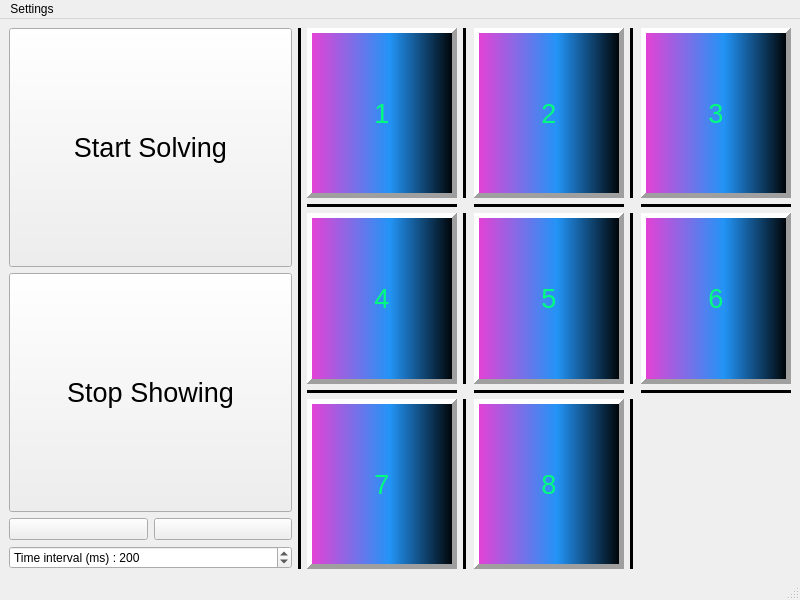
<?xml version="1.0" encoding="UTF-8"?>
<ui version="4.0">
 <class>MainWindow</class>
 <widget class="QMainWindow" name="MainWindow">
  <property name="geometry">
   <rect>
    <x>0</x>
    <y>0</y>
    <width>800</width>
    <height>600</height>
   </rect>
  </property>
  <property name="sizePolicy">
   <sizepolicy hsizetype="Fixed" vsizetype="Fixed">
    <horstretch>0</horstretch>
    <verstretch>0</verstretch>
   </sizepolicy>
  </property>
  <property name="minimumSize">
   <size>
    <width>800</width>
    <height>600</height>
   </size>
  </property>
  <property name="maximumSize">
   <size>
    <width>800</width>
    <height>600</height>
   </size>
  </property>
  <property name="windowTitle">
   <string>MainWindow</string>
  </property>
  <property name="styleSheet">
   <string notr="true"/>
  </property>
  <widget class="QWidget" name="centralwidget">
   <property name="sizePolicy">
    <sizepolicy hsizetype="Fixed" vsizetype="Fixed">
     <horstretch>0</horstretch>
     <verstretch>0</verstretch>
    </sizepolicy>
   </property>
   <property name="minimumSize">
    <size>
     <width>800</width>
     <height>549</height>
    </size>
   </property>
   <layout class="QHBoxLayout" name="horizontalLayout_2">
    <item>
     <layout class="QVBoxLayout" name="verticalLayout">
      <item>
       <widget class="QPushButton" name="startButton">
        <property name="sizePolicy">
         <sizepolicy hsizetype="Expanding" vsizetype="Expanding">
          <horstretch>0</horstretch>
          <verstretch>0</verstretch>
         </sizepolicy>
        </property>
        <property name="font">
         <font>
          <family>Arial</family>
          <pointsize>20</pointsize>
         </font>
        </property>
        <property name="cursor">
         <cursorShape>PointingHandCursor</cursorShape>
        </property>
        <property name="styleSheet">
         <string notr="true"/>
        </property>
        <property name="text">
         <string>Start Solving</string>
        </property>
        <property name="autoDefault">
         <bool>false</bool>
        </property>
        <property name="default">
         <bool>false</bool>
        </property>
        <property name="flat">
         <bool>false</bool>
        </property>
       </widget>
      </item>
      <item>
       <widget class="QPushButton" name="stopButton">
        <property name="sizePolicy">
         <sizepolicy hsizetype="Expanding" vsizetype="Expanding">
          <horstretch>0</horstretch>
          <verstretch>0</verstretch>
         </sizepolicy>
        </property>
        <property name="font">
         <font>
          <family>Arial</family>
          <pointsize>20</pointsize>
         </font>
        </property>
        <property name="cursor">
         <cursorShape>PointingHandCursor</cursorShape>
        </property>
        <property name="text">
         <string>Stop Showing</string>
        </property>
       </widget>
      </item>
      <item>
       <layout class="QHBoxLayout" name="horizontalLayout">
        <item>
         <widget class="QPushButton" name="leftButton">
          <property name="text">
           <string/>
          </property>
          <property name="icon">
           <iconset resource="resources.qrc">
            <normaloff>:/Resources/Left.png</normaloff>:/Resources/Left.png</iconset>
          </property>
          <property name="iconSize">
           <size>
            <width>100</width>
            <height>100</height>
           </size>
          </property>
         </widget>
        </item>
        <item>
         <widget class="QPushButton" name="rightButton">
          <property name="text">
           <string/>
          </property>
          <property name="icon">
           <iconset resource="resources.qrc">
            <normaloff>:/Resources/Right.png</normaloff>:/Resources/Right.png</iconset>
          </property>
          <property name="iconSize">
           <size>
            <width>100</width>
            <height>100</height>
           </size>
          </property>
         </widget>
        </item>
       </layout>
      </item>
      <item>
       <widget class="QSpinBox" name="spinBox">
        <property name="showGroupSeparator" stdset="0">
         <bool>false</bool>
        </property>
        <property name="suffix">
         <string/>
        </property>
        <property name="prefix">
         <string>Time interval (ms) : </string>
        </property>
        <property name="maximum">
         <number>5000</number>
        </property>
        <property name="value">
         <number>200</number>
        </property>
       </widget>
      </item>
     </layout>
    </item>
    <item>
     <widget class="Line" name="line">
      <property name="frameShadow">
       <enum>QFrame::Plain</enum>
      </property>
      <property name="lineWidth">
       <number>10</number>
      </property>
      <property name="orientation">
       <enum>Qt::Vertical</enum>
      </property>
     </widget>
    </item>
    <item>
     <layout class="QGridLayout" name="gridLayout" columnminimumwidth="150,5,150,5,150">
      <property name="sizeConstraint">
       <enum>QLayout::SetDefaultConstraint</enum>
      </property>
      <item row="2" column="0">
       <widget class="QLabel" name="puzzleTile_4">
        <property name="sizePolicy">
         <sizepolicy hsizetype="Expanding" vsizetype="Expanding">
          <horstretch>0</horstretch>
          <verstretch>0</verstretch>
         </sizepolicy>
        </property>
        <property name="font">
         <font>
          <family>Arial</family>
          <pointsize>20</pointsize>
         </font>
        </property>
        <property name="cursor">
         <cursorShape>ForbiddenCursor</cursorShape>
        </property>
        <property name="autoFillBackground">
         <bool>false</bool>
        </property>
        <property name="styleSheet">
         <string notr="true">background-color: qlineargradient(spread:pad, x1:0, y1:0, x2:1, y2:0, stop:0.00497512 rgba(238, 62, 212, 255), stop:0.552239 rgba(34, 148, 246, 255), stop:0.98 rgba(0, 0, 0, 255), stop:1 rgba(0, 0, 0, 0));
color: rgb(0, 255, 127);
</string>
        </property>
        <property name="frameShape">
         <enum>QFrame::Panel</enum>
        </property>
        <property name="frameShadow">
         <enum>QFrame::Raised</enum>
        </property>
        <property name="lineWidth">
         <number>5</number>
        </property>
        <property name="text">
         <string>4</string>
        </property>
        <property name="alignment">
         <set>Qt::AlignCenter</set>
        </property>
       </widget>
      </item>
      <item row="3" column="0">
       <widget class="Line" name="line_3">
        <property name="frameShadow">
         <enum>QFrame::Plain</enum>
        </property>
        <property name="lineWidth">
         <number>5</number>
        </property>
        <property name="orientation">
         <enum>Qt::Horizontal</enum>
        </property>
       </widget>
      </item>
      <item row="2" column="2">
       <widget class="QLabel" name="puzzleTile_5">
        <property name="sizePolicy">
         <sizepolicy hsizetype="Expanding" vsizetype="Expanding">
          <horstretch>0</horstretch>
          <verstretch>0</verstretch>
         </sizepolicy>
        </property>
        <property name="font">
         <font>
          <family>Arial</family>
          <pointsize>20</pointsize>
         </font>
        </property>
        <property name="cursor">
         <cursorShape>ForbiddenCursor</cursorShape>
        </property>
        <property name="autoFillBackground">
         <bool>false</bool>
        </property>
        <property name="styleSheet">
         <string notr="true">background-color: qlineargradient(spread:pad, x1:0, y1:0, x2:1, y2:0, stop:0.00497512 rgba(238, 62, 212, 255), stop:0.552239 rgba(34, 148, 246, 255), stop:0.98 rgba(0, 0, 0, 255), stop:1 rgba(0, 0, 0, 0));
color: rgb(0, 255, 127);</string>
        </property>
        <property name="frameShape">
         <enum>QFrame::Panel</enum>
        </property>
        <property name="frameShadow">
         <enum>QFrame::Raised</enum>
        </property>
        <property name="lineWidth">
         <number>5</number>
        </property>
        <property name="text">
         <string>5</string>
        </property>
        <property name="alignment">
         <set>Qt::AlignCenter</set>
        </property>
       </widget>
      </item>
      <item row="2" column="1">
       <widget class="Line" name="line_5">
        <property name="frameShadow">
         <enum>QFrame::Plain</enum>
        </property>
        <property name="lineWidth">
         <number>5</number>
        </property>
        <property name="orientation">
         <enum>Qt::Vertical</enum>
        </property>
       </widget>
      </item>
      <item row="3" column="4">
       <widget class="Line" name="line_13">
        <property name="frameShadow">
         <enum>QFrame::Plain</enum>
        </property>
        <property name="lineWidth">
         <number>5</number>
        </property>
        <property name="orientation">
         <enum>Qt::Horizontal</enum>
        </property>
       </widget>
      </item>
      <item row="4" column="1">
       <widget class="Line" name="line_6">
        <property name="frameShadow">
         <enum>QFrame::Plain</enum>
        </property>
        <property name="lineWidth">
         <number>5</number>
        </property>
        <property name="orientation">
         <enum>Qt::Vertical</enum>
        </property>
       </widget>
      </item>
      <item row="4" column="4">
       <widget class="QLabel" name="puzzleTile_0">
        <property name="sizePolicy">
         <sizepolicy hsizetype="Expanding" vsizetype="Expanding">
          <horstretch>0</horstretch>
          <verstretch>0</verstretch>
         </sizepolicy>
        </property>
        <property name="cursor">
         <cursorShape>ForbiddenCursor</cursorShape>
        </property>
        <property name="lineWidth">
         <number>0</number>
        </property>
        <property name="text">
         <string/>
        </property>
       </widget>
      </item>
      <item row="0" column="1">
       <widget class="Line" name="line_4">
        <property name="frameShadow">
         <enum>QFrame::Plain</enum>
        </property>
        <property name="lineWidth">
         <number>5</number>
        </property>
        <property name="orientation">
         <enum>Qt::Vertical</enum>
        </property>
       </widget>
      </item>
      <item row="3" column="2">
       <widget class="Line" name="line_12">
        <property name="frameShadow">
         <enum>QFrame::Plain</enum>
        </property>
        <property name="lineWidth">
         <number>5</number>
        </property>
        <property name="orientation">
         <enum>Qt::Horizontal</enum>
        </property>
       </widget>
      </item>
      <item row="4" column="2">
       <widget class="QLabel" name="puzzleTile_8">
        <property name="sizePolicy">
         <sizepolicy hsizetype="Expanding" vsizetype="Expanding">
          <horstretch>0</horstretch>
          <verstretch>0</verstretch>
         </sizepolicy>
        </property>
        <property name="font">
         <font>
          <family>Arial</family>
          <pointsize>20</pointsize>
         </font>
        </property>
        <property name="cursor">
         <cursorShape>ForbiddenCursor</cursorShape>
        </property>
        <property name="autoFillBackground">
         <bool>false</bool>
        </property>
        <property name="styleSheet">
         <string notr="true">background-color: qlineargradient(spread:pad, x1:0, y1:0, x2:1, y2:0, stop:0.00497512 rgba(238, 62, 212, 255), stop:0.552239 rgba(34, 148, 246, 255), stop:0.98 rgba(0, 0, 0, 255), stop:1 rgba(0, 0, 0, 0));
color: rgb(0, 255, 127);</string>
        </property>
        <property name="frameShape">
         <enum>QFrame::Panel</enum>
        </property>
        <property name="frameShadow">
         <enum>QFrame::Raised</enum>
        </property>
        <property name="lineWidth">
         <number>5</number>
        </property>
        <property name="text">
         <string>8</string>
        </property>
        <property name="alignment">
         <set>Qt::AlignCenter</set>
        </property>
       </widget>
      </item>
      <item row="1" column="2">
       <widget class="Line" name="line_10">
        <property name="frameShadow">
         <enum>QFrame::Plain</enum>
        </property>
        <property name="lineWidth">
         <number>5</number>
        </property>
        <property name="orientation">
         <enum>Qt::Horizontal</enum>
        </property>
       </widget>
      </item>
      <item row="2" column="4">
       <widget class="QLabel" name="puzzleTile_6">
        <property name="sizePolicy">
         <sizepolicy hsizetype="Expanding" vsizetype="Expanding">
          <horstretch>0</horstretch>
          <verstretch>0</verstretch>
         </sizepolicy>
        </property>
        <property name="font">
         <font>
          <family>Arial</family>
          <pointsize>20</pointsize>
         </font>
        </property>
        <property name="cursor">
         <cursorShape>ForbiddenCursor</cursorShape>
        </property>
        <property name="autoFillBackground">
         <bool>false</bool>
        </property>
        <property name="styleSheet">
         <string notr="true">background-color: qlineargradient(spread:pad, x1:0, y1:0, x2:1, y2:0, stop:0.00497512 rgba(238, 62, 212, 255), stop:0.552239 rgba(34, 148, 246, 255), stop:0.98 rgba(0, 0, 0, 255), stop:1 rgba(0, 0, 0, 0));
color: rgb(0, 255, 127);</string>
        </property>
        <property name="frameShape">
         <enum>QFrame::Panel</enum>
        </property>
        <property name="frameShadow">
         <enum>QFrame::Raised</enum>
        </property>
        <property name="lineWidth">
         <number>5</number>
        </property>
        <property name="text">
         <string>6</string>
        </property>
        <property name="alignment">
         <set>Qt::AlignCenter</set>
        </property>
       </widget>
      </item>
      <item row="1" column="4">
       <widget class="Line" name="line_11">
        <property name="frameShadow">
         <enum>QFrame::Plain</enum>
        </property>
        <property name="lineWidth">
         <number>5</number>
        </property>
        <property name="orientation">
         <enum>Qt::Horizontal</enum>
        </property>
       </widget>
      </item>
      <item row="4" column="0">
       <widget class="QLabel" name="puzzleTile_7">
        <property name="sizePolicy">
         <sizepolicy hsizetype="Expanding" vsizetype="Expanding">
          <horstretch>0</horstretch>
          <verstretch>0</verstretch>
         </sizepolicy>
        </property>
        <property name="font">
         <font>
          <family>Arial</family>
          <pointsize>20</pointsize>
         </font>
        </property>
        <property name="cursor">
         <cursorShape>ForbiddenCursor</cursorShape>
        </property>
        <property name="autoFillBackground">
         <bool>false</bool>
        </property>
        <property name="styleSheet">
         <string notr="true">background-color: qlineargradient(spread:pad, x1:0, y1:0, x2:1, y2:0, stop:0.00497512 rgba(238, 62, 212, 255), stop:0.552239 rgba(34, 148, 246, 255), stop:0.98 rgba(0, 0, 0, 255), stop:1 rgba(0, 0, 0, 0));
color: rgb(0, 255, 127);</string>
        </property>
        <property name="frameShape">
         <enum>QFrame::Panel</enum>
        </property>
        <property name="frameShadow">
         <enum>QFrame::Raised</enum>
        </property>
        <property name="lineWidth">
         <number>5</number>
        </property>
        <property name="text">
         <string>7</string>
        </property>
        <property name="alignment">
         <set>Qt::AlignCenter</set>
        </property>
       </widget>
      </item>
      <item row="4" column="3">
       <widget class="Line" name="line_9">
        <property name="frameShadow">
         <enum>QFrame::Plain</enum>
        </property>
        <property name="lineWidth">
         <number>5</number>
        </property>
        <property name="orientation">
         <enum>Qt::Vertical</enum>
        </property>
       </widget>
      </item>
      <item row="0" column="3">
       <widget class="Line" name="line_7">
        <property name="frameShadow">
         <enum>QFrame::Plain</enum>
        </property>
        <property name="lineWidth">
         <number>5</number>
        </property>
        <property name="orientation">
         <enum>Qt::Vertical</enum>
        </property>
       </widget>
      </item>
      <item row="0" column="4">
       <widget class="QLabel" name="puzzleTile_3">
        <property name="sizePolicy">
         <sizepolicy hsizetype="Expanding" vsizetype="Expanding">
          <horstretch>0</horstretch>
          <verstretch>0</verstretch>
         </sizepolicy>
        </property>
        <property name="font">
         <font>
          <family>Arial</family>
          <pointsize>20</pointsize>
         </font>
        </property>
        <property name="cursor">
         <cursorShape>ForbiddenCursor</cursorShape>
        </property>
        <property name="autoFillBackground">
         <bool>false</bool>
        </property>
        <property name="styleSheet">
         <string notr="true">background-color: qlineargradient(spread:pad, x1:0, y1:0, x2:1, y2:0, stop:0.00497512 rgba(238, 62, 212, 255), stop:0.552239 rgba(34, 148, 246, 255), stop:0.98 rgba(0, 0, 0, 255), stop:1 rgba(0, 0, 0, 0));
color: rgb(0, 255, 127);</string>
        </property>
        <property name="frameShape">
         <enum>QFrame::Panel</enum>
        </property>
        <property name="frameShadow">
         <enum>QFrame::Raised</enum>
        </property>
        <property name="lineWidth">
         <number>5</number>
        </property>
        <property name="text">
         <string>3</string>
        </property>
        <property name="alignment">
         <set>Qt::AlignCenter</set>
        </property>
       </widget>
      </item>
      <item row="0" column="0">
       <widget class="QLabel" name="puzzleTile_1">
        <property name="sizePolicy">
         <sizepolicy hsizetype="Expanding" vsizetype="Expanding">
          <horstretch>0</horstretch>
          <verstretch>0</verstretch>
         </sizepolicy>
        </property>
        <property name="font">
         <font>
          <family>Arial</family>
          <pointsize>20</pointsize>
         </font>
        </property>
        <property name="cursor">
         <cursorShape>ForbiddenCursor</cursorShape>
        </property>
        <property name="autoFillBackground">
         <bool>false</bool>
        </property>
        <property name="styleSheet">
         <string notr="true">background-color: qlineargradient(spread:pad, x1:0, y1:0, x2:1, y2:0, stop:0.00497512 rgba(238, 62, 212, 255), stop:0.552239 rgba(34, 148, 246, 255), stop:0.98 rgba(0, 0, 0, 255), stop:1 rgba(0, 0, 0, 0));
color: rgb(0, 255, 127);</string>
        </property>
        <property name="frameShape">
         <enum>QFrame::Panel</enum>
        </property>
        <property name="frameShadow">
         <enum>QFrame::Raised</enum>
        </property>
        <property name="lineWidth">
         <number>5</number>
        </property>
        <property name="text">
         <string>1</string>
        </property>
        <property name="alignment">
         <set>Qt::AlignCenter</set>
        </property>
       </widget>
      </item>
      <item row="2" column="3">
       <widget class="Line" name="line_8">
        <property name="frameShadow">
         <enum>QFrame::Plain</enum>
        </property>
        <property name="lineWidth">
         <number>5</number>
        </property>
        <property name="orientation">
         <enum>Qt::Vertical</enum>
        </property>
       </widget>
      </item>
      <item row="1" column="0">
       <widget class="Line" name="line_2">
        <property name="frameShadow">
         <enum>QFrame::Plain</enum>
        </property>
        <property name="lineWidth">
         <number>5</number>
        </property>
        <property name="orientation">
         <enum>Qt::Horizontal</enum>
        </property>
       </widget>
      </item>
      <item row="0" column="2">
       <widget class="QLabel" name="puzzleTile_2">
        <property name="sizePolicy">
         <sizepolicy hsizetype="Expanding" vsizetype="Expanding">
          <horstretch>0</horstretch>
          <verstretch>0</verstretch>
         </sizepolicy>
        </property>
        <property name="font">
         <font>
          <family>Arial</family>
          <pointsize>20</pointsize>
         </font>
        </property>
        <property name="cursor">
         <cursorShape>ForbiddenCursor</cursorShape>
        </property>
        <property name="autoFillBackground">
         <bool>false</bool>
        </property>
        <property name="styleSheet">
         <string notr="true">background-color: qlineargradient(spread:pad, x1:0, y1:0, x2:1, y2:0, stop:0.00497512 rgba(238, 62, 212, 255), stop:0.552239 rgba(34, 148, 246, 255), stop:0.98 rgba(0, 0, 0, 255), stop:1 rgba(0, 0, 0, 0));
color: rgb(0, 255, 127);</string>
        </property>
        <property name="frameShape">
         <enum>QFrame::Panel</enum>
        </property>
        <property name="frameShadow">
         <enum>QFrame::Raised</enum>
        </property>
        <property name="lineWidth">
         <number>5</number>
        </property>
        <property name="text">
         <string>2</string>
        </property>
        <property name="alignment">
         <set>Qt::AlignCenter</set>
        </property>
       </widget>
      </item>
     </layout>
    </item>
   </layout>
  </widget>
  <widget class="QStatusBar" name="statusbar"/>
  <widget class="QMenuBar" name="menubar">
   <property name="geometry">
    <rect>
     <x>0</x>
     <y>0</y>
     <width>800</width>
     <height>26</height>
    </rect>
   </property>
   <widget class="QMenu" name="menuSettings">
    <property name="title">
     <string>Settings</string>
    </property>
    <addaction name="actionSet_States"/>
    <addaction name="separator"/>
   </widget>
   <addaction name="menuSettings"/>
  </widget>
  <action name="actionSet_States">
   <property name="text">
    <string>Set States</string>
   </property>
  </action>
 </widget>
 <resources>
  <include location="resources.qrc"/>
 </resources>
 <connections/>
</ui>
